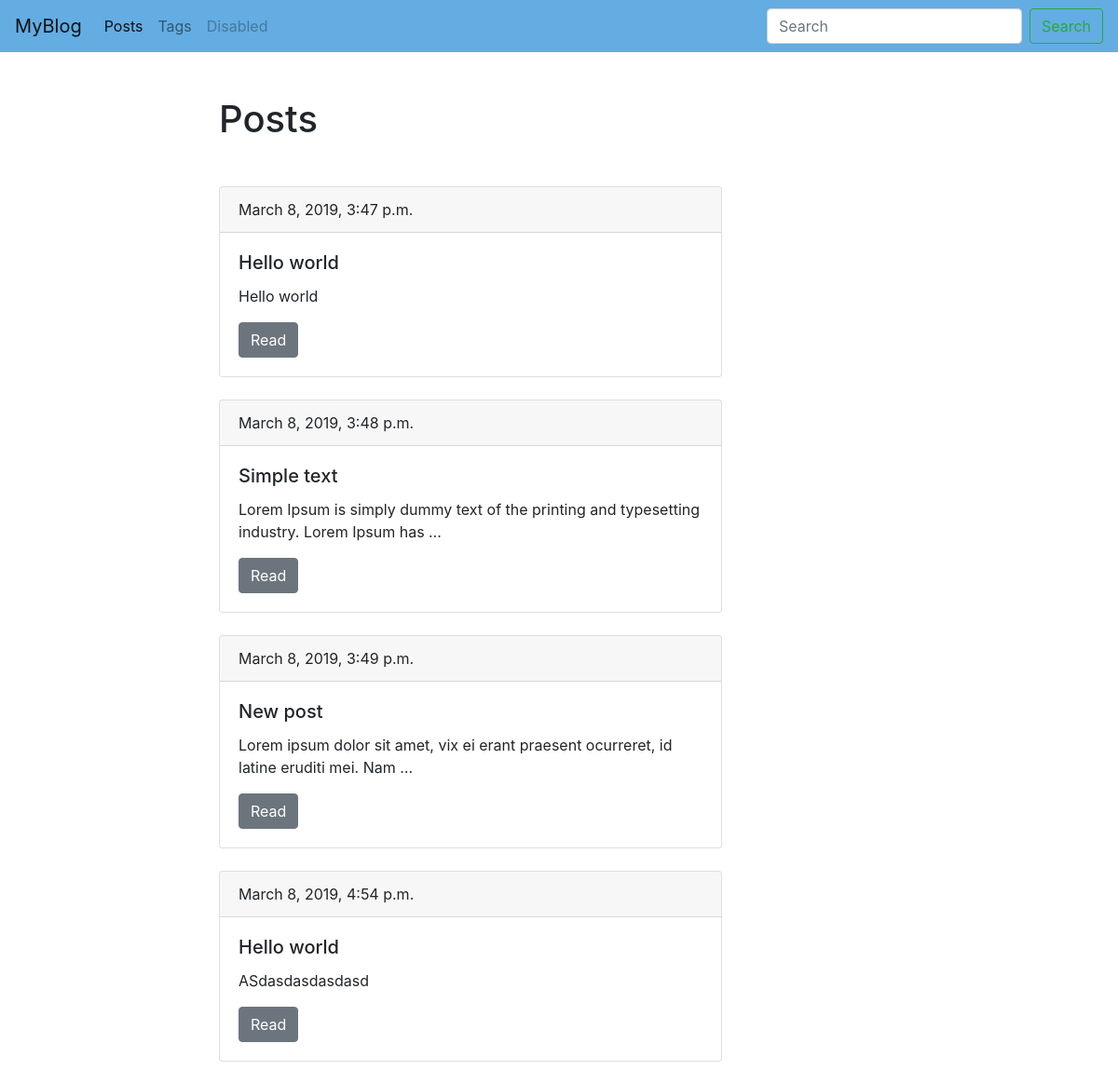
The page /blog/ on the database as committed earlier.
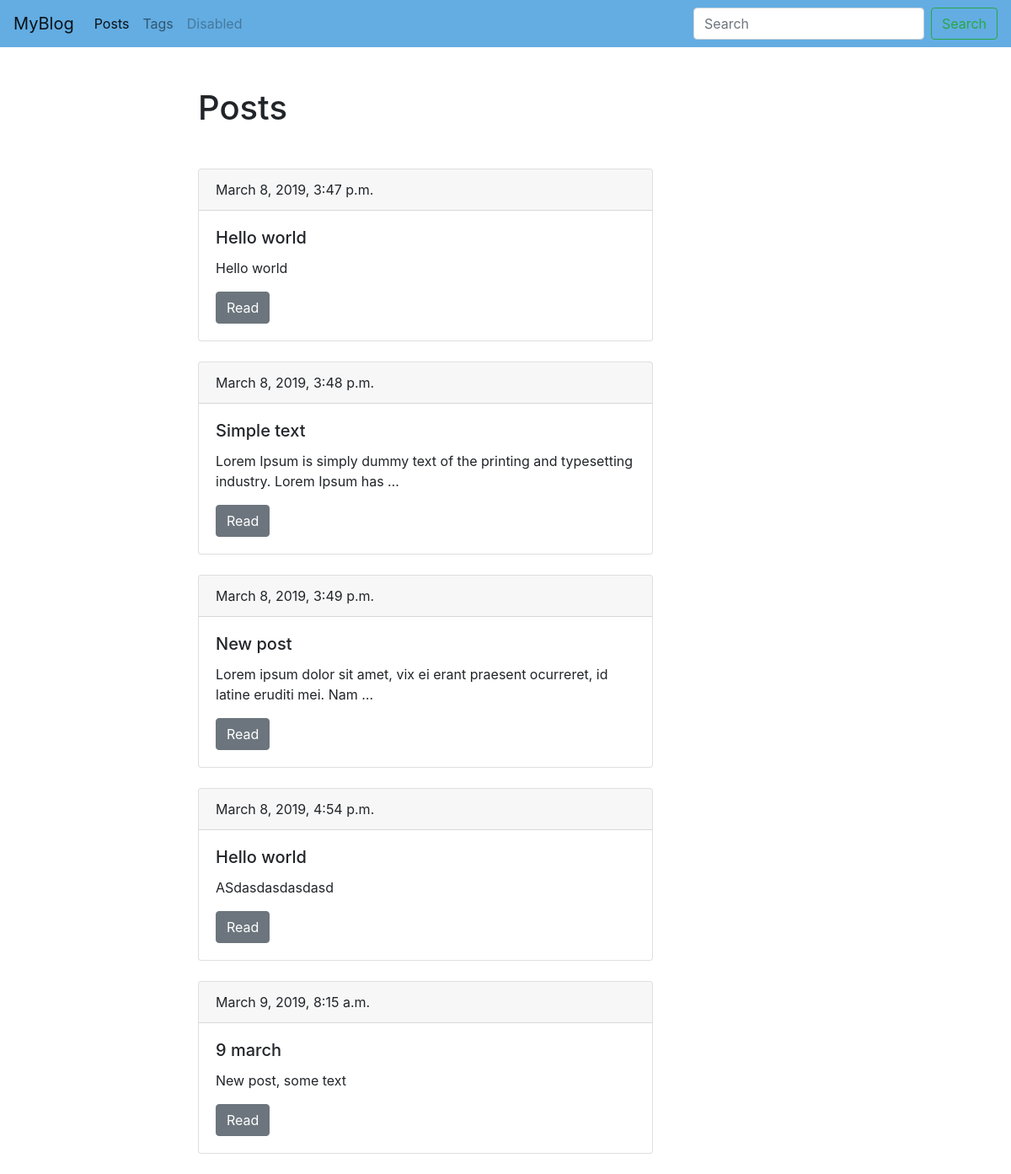
The same page on the database as committed later.
### blog/models.py (models this page shows, shortened)
class Post(models.Model):
    title = models.CharField(max_length=150, db_index=True)
    slug = models.SlugField(max_length=150, unique=True,blank=True)
    body = models.TextField(blank=True, db_index=True)
    date_pub = models.DateTimeField(auto_now_add=True)
    tags = models.ManyToManyField('Tag', blank=True, related_name='posts')
    def get_absolute_url(self):
        return reverse('post_detail_url', kwargs={'slug': self.slug})

### blog/views.py (the view)
# urls.py: path('', posts_list, name='post_list_url'),
def posts_list(request):
    posts = Post.objects.all()
    return(render(request, 'blog/index.html', context={'posts': posts}))

### blog/templates/blog/index.html (shortened to what this page needs)
{% extends 'blog/base_blog.html'%}
{% block content %}
  <h1 class="mb-5">Posts</h1>
    {% for post in posts %}
    <div class="card mb-4">
      <div class="card-header">
        {{post.date_pub}}
      </div>
      <div class="card-body">
        <h5 class="card-title">{{post.title}}</h5>
        <p class="card-text">{{post.body | truncatewords:15}}</p>
        <a href="{{ post.get_absolute_url }}" class="btn btn-secondary">Read</a>
      </div>
    </div>
    {% endfor %}
{% endblock %}

Rows that differ between the two databases and show on the page:
added Post: date_pub "March 9, 2019, 8:15 a.m.", title "9 march", body "New post, some text"
